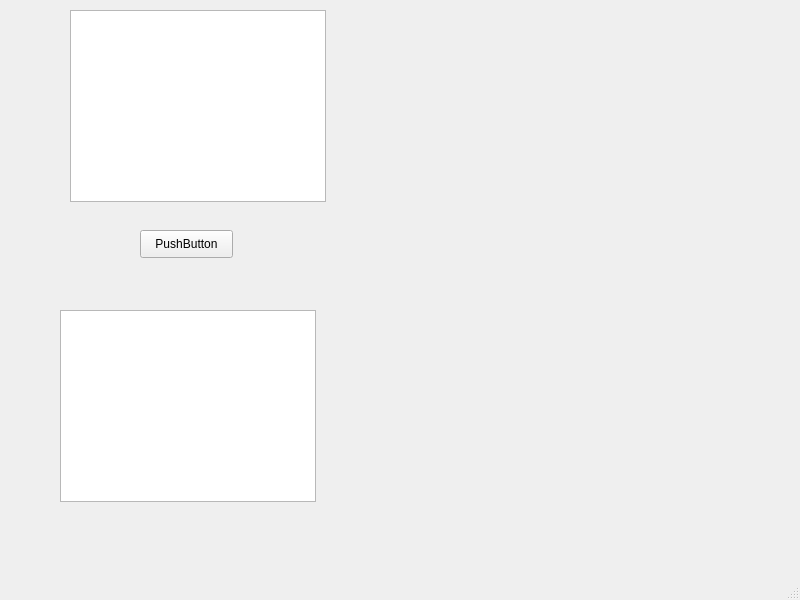
<?xml version="1.0" encoding="UTF-8"?>
<ui version="4.0">
 <class>MainWindow</class>
 <widget class="QMainWindow" name="MainWindow">
  <property name="geometry">
   <rect>
    <x>0</x>
    <y>0</y>
    <width>800</width>
    <height>600</height>
   </rect>
  </property>
  <property name="windowTitle">
   <string>MainWindow</string>
  </property>
  <widget class="QWidget" name="centralwidget">
   <widget class="QPushButton" name="pushButtonPlot">
    <property name="geometry">
     <rect>
      <x>140</x>
      <y>230</y>
      <width>93</width>
      <height>28</height>
     </rect>
    </property>
    <property name="text">
     <string>PushButton</string>
    </property>
   </widget>
   <widget class="QTableWidget" name="tableWidget">
    <property name="geometry">
     <rect>
      <x>70</x>
      <y>10</y>
      <width>256</width>
      <height>192</height>
     </rect>
    </property>
   </widget>
   <widget class="QGraphicsView" name="chartView">
    <property name="geometry">
     <rect>
      <x>60</x>
      <y>310</y>
      <width>256</width>
      <height>192</height>
     </rect>
    </property>
   </widget>
  </widget>
  <widget class="QMenuBar" name="menubar">
   <property name="geometry">
    <rect>
     <x>0</x>
     <y>0</y>
     <width>800</width>
     <height>26</height>
    </rect>
   </property>
  </widget>
  <widget class="QStatusBar" name="statusbar"/>
 </widget>
 <resources/>
 <connections/>
</ui>
